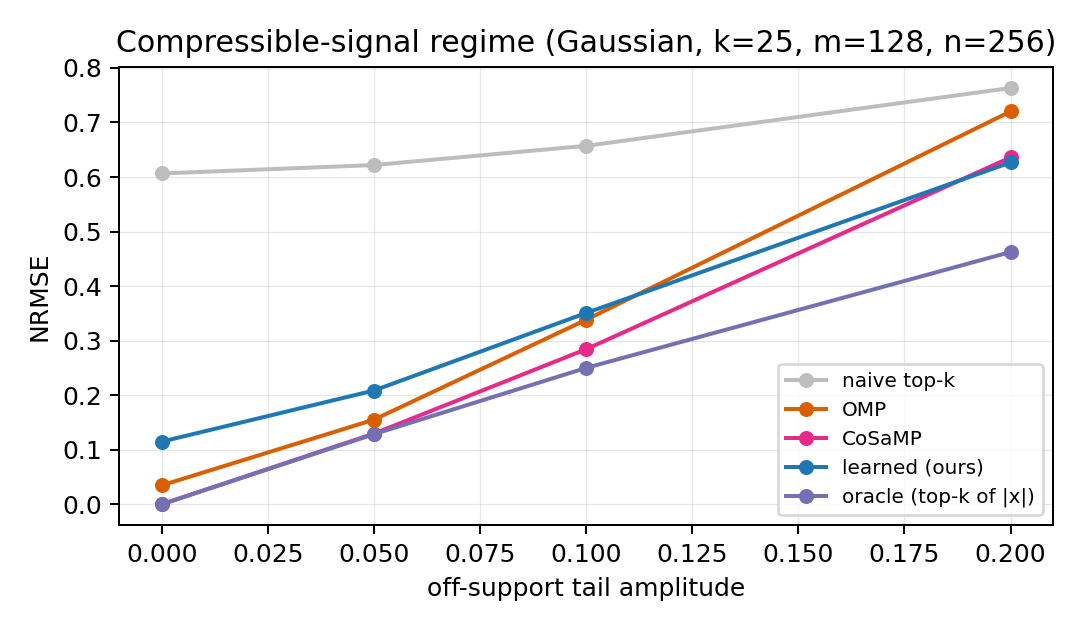

This chart was generated by the following Python code:
"""
Quick test: does a learned operator-aware support detector beat CoSaMP
in the compressible-signal regime, where CoSaMP's strict-k-sparse
assumption is most exposed?

Setup mirrors `cosamp_stress_test.py::sweep_compressible` so results
drop into the same axis:
  - Gaussian A in R^{128 x 256}, k=25
  - Compressible signals: k spikes + Gaussian tail of amplitude `tail`
  - Tail amplitudes evaluated: {0.0, 0.05, 0.1, 0.2}

Detector training distribution: random tail amplitude per signal
~ Uniform[0, 0.2], so it sees the whole regime, not just one slice.
Labels = top-k of |x_full| (= spike support when tail=0; otherwise
includes large tail entries).

Reports: NRMSE (lower better) at each tail amplitude for
naive top-k / OMP / CoSaMP / learned (ours) / oracle (= top-k of |x|).
Verdict line says whether learned beats CoSaMP at any tail.
"""

import argparse
import json
import time
from pathlib import Path

import matplotlib.pyplot as plt
import numpy as np
import torch
import torch.nn as nn

# ----------------------------------------------------------------------
# Config
# ----------------------------------------------------------------------

parser = argparse.ArgumentParser()
parser.add_argument("--mode", choices=["mixed", "fixed", "extended"],
                    default="mixed",
                    help="mixed: train Uniform[0, tail_max]; "
                         "fixed: train at single tail value; "
                         "extended: train Uniform[tail_lo, tail_hi]")
parser.add_argument("--tail-train-lo", type=float, default=0.0)
parser.add_argument("--tail-train-hi", type=float, default=0.2)
parser.add_argument("--tail-fixed", type=float, default=0.2)
parser.add_argument("--tail-eval", type=float, nargs="+",
                    default=[0.0, 0.05, 0.1, 0.2])
parser.add_argument("--tag", type=str, default="mixed",
                    help="suffix for output files")
parser.add_argument("--epochs", type=int, default=80)
parser.add_argument("--op-seed", type=int, default=0,
                    help="seed for the Gaussian operator draw")
parser.add_argument("--init-seed", type=int, default=42,
                    help="seed for torch model initialization")
parser.add_argument("--save-per-signal", action="store_true",
                    help="save per-signal NRMSE arrays in JSON for paired analysis")
args = parser.parse_args()

n, m, k = 256, 128, 25
n_train, n_test = 4000, 500
T_ista = 30
lam_ista = 0.05
batch_size = 128
n_epochs = args.epochs
lr = 1e-3
tail_eval = args.tail_eval
device = "cuda" if torch.cuda.is_available() else "cpu"
torch.manual_seed(args.init_seed)

print(f"device = {device}")
print(f"n={n}, m={m}, k={k} (matches sweep_compressible axis)")

# Gaussian operator with unit-norm columns (matches learned_above_pt.py)
np_rng = np.random.RandomState(args.op_seed)
A_np = np_rng.randn(m, n).astype(np.float32)
A_np = A_np / np.linalg.norm(A_np, axis=0, keepdims=True)
A = torch.tensor(A_np, device=device)

G_np = A_np.T @ A_np
gram_diag_np = np.diag(G_np).astype(np.float32)
G_off = G_np.copy()
np.fill_diagonal(G_off, 0.0)
max_coh_np = np.max(np.abs(G_off), axis=0).astype(np.float32)
mu = float(np.max(max_coh_np))
print(f"mu(A) = {mu:.4f}")

gram_diag = torch.tensor(gram_diag_np, device=device)
max_coh = torch.tensor(max_coh_np, device=device)

spec_norm = float(np.linalg.norm(A_np, 2))
alpha_ista = 0.95 / spec_norm**2

# ----------------------------------------------------------------------
# Compressible signals
# ----------------------------------------------------------------------

def gen_compressible_batch(n_sig, k, tail_amp_fn, seed):
    """tail_amp_fn(rng) -> scalar tail amplitude (allows random per-signal)."""
    rng = np.random.default_rng(seed)
    X = np.zeros((n_sig, n), dtype=np.float32)
    Tail = np.zeros((n_sig, n), dtype=np.float32)
    for i in range(n_sig):
        supp = rng.choice(n, size=k, replace=False)
        amps = rng.uniform(0.5, 2.0, size=k) * rng.choice([-1, 1], size=k)
        X[i, supp] = amps
        ta = tail_amp_fn(rng)
        if ta > 0:
            t = ta * rng.standard_normal(n).astype(np.float32)
            t[supp] = 0.0
            Tail[i] = t
    return X + Tail

def topk_labels(X, k):
    """Labels = top-k of |X| per row; returns (n_sig, n) one-hot."""
    Xt = torch.as_tensor(X)
    idx = Xt.abs().topk(k, dim=1).indices
    S = torch.zeros_like(Xt)
    S.scatter_(1, idx, 1.0)
    return S

# Training-set tail-amplitude policy
if args.mode == "fixed":
    tail_desc = f"fixed tail={args.tail_fixed}"
    def tail_policy(rng):
        return float(args.tail_fixed)
elif args.mode == "extended":
    tail_desc = f"Uniform[{args.tail_train_lo}, {args.tail_train_hi}]"
    def tail_policy(rng):
        return float(rng.uniform(args.tail_train_lo, args.tail_train_hi))
else:  # mixed
    tail_desc = f"Uniform[0, {args.tail_train_hi}]"
    def tail_policy(rng):
        return float(rng.uniform(0.0, args.tail_train_hi))

print(f"Mode: {args.mode}  ({tail_desc})")
print(f"Generating {n_train} training signals ...")
X_train_np = gen_compressible_batch(n_train, k, tail_policy, seed=1)
S_train_np = topk_labels(X_train_np, k).numpy()
X_train = torch.tensor(X_train_np, device=device)
S_train = torch.tensor(S_train_np, device=device)

# Test sets: one per tail_eval value (fixed seed -> reproducible)
test_sets = {}
for ta in tail_eval:
    print(f"Generating {n_test} test signals at tail={ta} ...")
    X_te = gen_compressible_batch(n_test, k, lambda rng, t=ta: t, seed=2000 + int(ta * 1000))
    test_sets[ta] = X_te

# ----------------------------------------------------------------------
# ISTA + features
# ----------------------------------------------------------------------

def soft_threshold(x, lam):
    return torch.sign(x) * torch.clamp(x.abs() - lam, min=0.0)

def ista(A, y, alpha, lam, T):
    x = torch.zeros(y.shape[0], A.shape[1], device=A.device)
    for _ in range(T):
        residual = x @ A.T - y
        x = soft_threshold(x - alpha * (residual @ A), lam)
    return x

def make_features(A, y, x_T, gram_diag, max_coh):
    B = x_T.shape[0]
    abs_x = x_T.abs()
    residual = x_T @ A.T - y
    res_corr = -residual @ A
    init_proxy = y @ A
    gram_b = gram_diag.unsqueeze(0).expand(B, -1)
    coh_b = max_coh.unsqueeze(0).expand(B, -1)
    return torch.stack([abs_x, res_corr, init_proxy, gram_b, coh_b], dim=-1)

# ----------------------------------------------------------------------
# Detector
# ----------------------------------------------------------------------

class CoordMLP(nn.Module):
    def __init__(self, in_dim=5, hidden=64):
        super().__init__()
        self.net = nn.Sequential(
            nn.Linear(in_dim, hidden), nn.ReLU(),
            nn.Linear(hidden, hidden), nn.ReLU(),
            nn.Linear(hidden, 1),
        )
    def forward(self, feats):
        return self.net(feats).squeeze(-1)

model = CoordMLP(in_dim=5, hidden=64).to(device)
n_params = sum(p.numel() for p in model.parameters())
print(f"detector params = {n_params}")

optimizer = torch.optim.Adam(model.parameters(), lr=lr)
pos_weight = torch.tensor([(n - k) / k], device=device)
criterion = nn.BCEWithLogitsLoss(pos_weight=pos_weight)

print("Precomputing ISTA + features (train) ...")
with torch.no_grad():
    y_train = X_train @ A.T
    x_T_train = ista(A, y_train, alpha_ista, lam_ista, T_ista)
    feats_train = make_features(A, y_train, x_T_train, gram_diag, max_coh)
feat_mean = feats_train.reshape(-1, feats_train.shape[-1]).mean(dim=0)
feat_std = feats_train.reshape(-1, feats_train.shape[-1]).std(dim=0).clamp(min=1e-6)
feats_train_n = (feats_train - feat_mean) / feat_std

# ----------------------------------------------------------------------
# Train
# ----------------------------------------------------------------------

print("\nTraining ...")
t0 = time.time()
for epoch in range(n_epochs):
    model.train()
    perm = torch.randperm(n_train, device=device)
    total_loss = 0.0
    n_batches = 0
    for start in range(0, n_train, batch_size):
        idx = perm[start:start + batch_size]
        logits = model(feats_train_n[idx])
        loss = criterion(logits, S_train[idx])
        optimizer.zero_grad()
        loss.backward()
        optimizer.step()
        total_loss += loss.item()
        n_batches += 1
    if (epoch + 1) % 10 == 0 or epoch == 0:
        print(f"  epoch {epoch+1:>3}  loss={total_loss/n_batches:.4f}")
print(f"Training done in {time.time() - t0:.1f}s")

# ----------------------------------------------------------------------
# Classical baselines
# ----------------------------------------------------------------------

def naive_topk(A_np, y, k):
    scores = np.abs(A_np.T @ y)
    return np.argpartition(-scores, k - 1)[:k]

def omp(A_np, y, k):
    r = y.copy()
    selected = []
    for _ in range(k):
        scores = np.abs(A_np.T @ r)
        for s in selected:
            scores[s] = -np.inf
        j = int(np.argmax(scores))
        selected.append(j)
        A_S = A_np[:, selected]
        x_S, *_ = np.linalg.lstsq(A_S, y, rcond=None)
        r = y - A_S @ x_S
    return np.array(selected)

def cosamp(A_np, y, k, max_iters=30):
    nn_ = A_np.shape[1]
    x = np.zeros(nn_)
    S_prev = set()
    for _ in range(max_iters):
        r = y - A_np @ x
        u = A_np.T @ r
        omega = set(int(i) for i in np.argpartition(-np.abs(u), 2 * k - 1)[:2 * k])
        T = sorted(omega | set(int(i) for i in np.nonzero(x)[0]))
        A_T = A_np[:, T]
        b_T, *_ = np.linalg.lstsq(A_T, y, rcond=None)
        b = np.zeros(nn_)
        b[T] = b_T
        S_new = set(int(i) for i in np.argpartition(-np.abs(b), k - 1)[:k])
        S_list = sorted(S_new)
        x = np.zeros(nn_)
        x[S_list], *_ = np.linalg.lstsq(A_np[:, S_list], y, rcond=None)
        if S_new == S_prev:
            break
        S_prev = S_new
    return np.array(sorted(S_new))

def support_ls_nrmse(A_np, y_np, S_pred_idx, x_true):
    S_list = sorted(int(i) for i in S_pred_idx)
    if len(S_list) == 0:
        return 1.0
    A_S = A_np[:, S_list]
    x_S, *_ = np.linalg.lstsq(A_S, y_np, rcond=None)
    x_hat = np.zeros(A_np.shape[1])
    x_hat[S_list] = x_S
    denom = max(np.linalg.norm(x_true), 1e-12)
    return float(np.linalg.norm(x_hat - x_true) / denom)

# ----------------------------------------------------------------------
# Evaluate at each tail amplitude
# ----------------------------------------------------------------------

print(f"\nEvaluating at tail amplitudes {tail_eval} ...\n")
results = {}
for ta in tail_eval:
    X_te_np = test_sets[ta]
    X_te = torch.tensor(X_te_np, device=device)
    with torch.no_grad():
        y_te = X_te @ A.T
        x_T_te = ista(A, y_te, alpha_ista, lam_ista, T_ista)
        feats_te = make_features(A, y_te, x_T_te, gram_diag, max_coh)
        feats_te_n = (feats_te - feat_mean) / feat_std
        logits_te = model(feats_te_n)
        learned_topk = logits_te.topk(k, dim=1).indices.cpu().numpy()

    methods = {"naive_topk": [], "omp": [], "cosamp": [],
               "learned": [], "oracle_topk": []}
    for i in range(n_test):
        x_true = X_te_np[i]
        y_i = A_np @ x_true
        s_naive = naive_topk(A_np, y_i, k)
        s_omp   = omp(A_np, y_i, k)
        s_cos   = cosamp(A_np, y_i, k)
        s_learn = learned_topk[i]
        # oracle for compressible signal = top-k of |x| (best k-support reconstruction)
        s_orcl  = np.argpartition(-np.abs(x_true), k - 1)[:k]
        for name, supp in [("naive_topk", s_naive), ("omp", s_omp),
                           ("cosamp", s_cos), ("learned", s_learn),
                           ("oracle_topk", s_orcl)]:
            methods[name].append(support_ls_nrmse(A_np, y_i, supp, x_true))

    summary = {name: {"nrmse_mean": float(np.mean(v)),
                      "nrmse_std": float(np.std(v))}
               for name, v in methods.items()}
    if args.save_per_signal:
        for name, v in methods.items():
            summary[name]["nrmse_per_signal"] = [float(x) for x in v]
    results[ta] = summary
    print(f"  tail={ta}:")
    for name in ["naive_topk", "omp", "cosamp", "learned", "oracle_topk"]:
        s = summary[name]
        print(f"    {name:<12} NRMSE = {s['nrmse_mean']:.4f} +/- {s['nrmse_std']:.4f}")

# ----------------------------------------------------------------------
# Verdict
# ----------------------------------------------------------------------

print("\n" + "=" * 70)
print("  VERDICT")
print("=" * 70)
wins = []
ties = []
losses = []
for ta in tail_eval:
    cs = results[ta]["cosamp"]["nrmse_mean"]
    ln = results[ta]["learned"]["nrmse_mean"]
    rel = (cs - ln) / max(cs, 1e-9) * 100
    if ln < cs - 0.01:
        wins.append((ta, cs, ln, rel))
    elif ln < cs + 0.01:
        ties.append((ta, cs, ln, rel))
    else:
        losses.append((ta, cs, ln, rel))
    tag = "WIN" if ln < cs - 0.01 else "TIE" if ln < cs + 0.01 else "LOSS"
    print(f"  tail={ta:<5}  CoSaMP={cs:.4f}  learned={ln:.4f}  "
          f"delta={cs-ln:+.4f}  ({tag}, {rel:+.1f}% rel)")

if wins:
    print(f"\n  >>> Learned BEATS CoSaMP at: {[w[0] for w in wins]}")
elif ties:
    print(f"\n  >>> Learned TIES CoSaMP at: {[t[0] for t in ties]}")
else:
    print("\n  >>> Learned never beats or ties CoSaMP in this sweep.")

# ----------------------------------------------------------------------
# Plot + save
# ----------------------------------------------------------------------

out_dir = Path(__file__).resolve().parent
out_png = out_dir / f"learned_compressible_{args.tag}.png"
out_json = out_dir / f"learned_compressible_{args.tag}.json"

methods_order = ["naive_topk", "omp", "cosamp", "learned", "oracle_topk"]
colors = {"naive_topk": "#bdbdbd", "omp": "#d95f02",
          "cosamp": "#e7298a", "learned": "#1f78b4", "oracle_topk": "#7570b3"}
labels_pretty = {"naive_topk": "naive top-k", "omp": "OMP",
                 "cosamp": "CoSaMP", "learned": "learned (ours)",
                 "oracle_topk": "oracle (top-k of |x|)"}

fig, ax = plt.subplots(1, 1, figsize=(6.0, 3.5))
xs = list(tail_eval)
for mname in methods_order:
    ys = [results[ta][mname]["nrmse_mean"] for ta in tail_eval]
    ax.plot(xs, ys, marker="o", color=colors[mname],
            label=labels_pretty[mname], lw=1.6, ms=5)
ax.set_xlabel("off-support tail amplitude")
ax.set_ylabel("NRMSE")
ax.set_title(f"Compressible-signal regime (Gaussian, k={k}, m={m}, n={n})")
ax.grid(True, alpha=0.3, linewidth=0.5)
ax.legend(fontsize=8, loc="best")
fig.tight_layout()
fig.savefig(out_png, dpi=180)
print(f"\nWrote {out_png}")

with out_json.open("w") as f:
    json.dump({
        "config": {"n": n, "m": m, "k": k, "T_ista": T_ista,
                   "lam_ista": lam_ista, "n_train": n_train,
                   "n_test": n_test, "epochs": n_epochs,
                   "n_params": n_params, "mu": mu,
                   "mode": args.mode, "tail_desc": tail_desc,
                   "tail_eval": tail_eval, "tag": args.tag,
                   "op_seed": args.op_seed, "init_seed": args.init_seed},
        "results": {str(ta): summ for ta, summ in results.items()},
        "wins": [{"tail": ta, "cosamp": cs, "learned": ln, "rel_pct": rel}
                 for ta, cs, ln, rel in wins],
        "ties": [{"tail": ta, "cosamp": cs, "learned": ln, "rel_pct": rel}
                 for ta, cs, ln, rel in ties],
    }, f, indent=2)
print(f"Wrote {out_json}")
